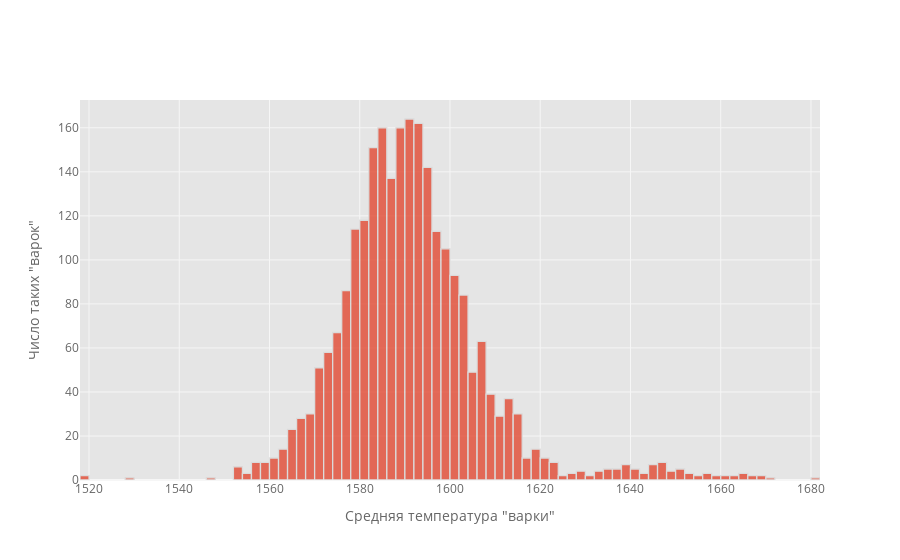

Notebook cell for this chart:
### Markdown cell above
Немного "укрупним" график, соберем замеры температур каждой варки. Возьмем среднее значение.

### Code cell
temp_pivot = data_temp.pivot_table(index=['key'],values=['temperature'],aggfunc='mean')
temp_pivot['temperature'].iplot(kind='hist', xTitle='Средняя температура "варки"',
                           yTitle='Число таких "варок"')

### Figure 1 — Plotly figure (JSON) as saved in the notebook; plotly's stock layout.template omitted (floating-point values rounded to 4 significant figures; data arrays with more than 128 entries replaced by an {"elided": "..."} marker saying what was removed)
{"data": [{"histfunc": "count", "histnorm": "", "marker": {"color": "rgba(226, 74, 51, 1.0)", "line": {"color": "#D9D9D9", "width": 1.3}}, "name": "temperature", "opacity": 0.8, "orientation": "v", "type": "histogram", "x": {"elided": "2475 float values"}}], "layout": {"barmode": "overlay", "legend": {"bgcolor": "#FFFFFF", "font": {"color": "#666666"}}, "paper_bgcolor": "#FFFFFF", "plot_bgcolor": "#E5E5E5", "title": {"font": {"color": "#151516"}}, "xaxis": {"gridcolor": "#F6F6F6", "showgrid": true, "tickfont": {"color": "#666666"}, "title": {"font": {"color": "#666666"}, "text": "Средняя температура \"варки\""}, "zerolinecolor": "#F6F6F6"}, "yaxis": {"gridcolor": "#F6F6F6", "showgrid": true, "tickfont": {"color": "#666666"}, "title": {"font": {"color": "#666666"}, "text": "Число таких \"варок\""}, "zerolinecolor": "#F6F6F6"}}}
